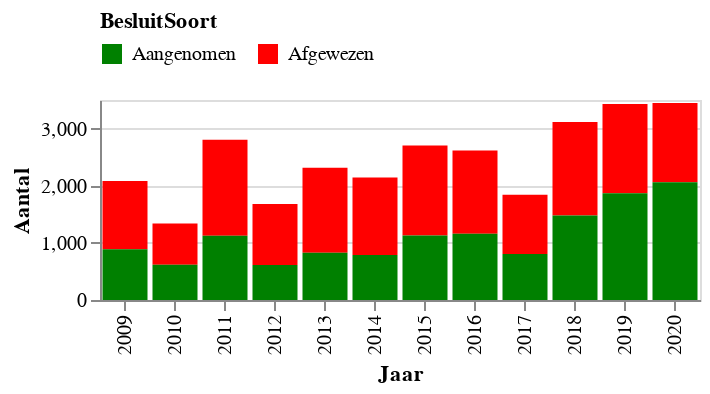

This figure's notebook cell:
### Markdown cell above
## Ontwikkeling van het aantal moties

### Code cell
# hide_input
data = df.groupby(['Jaar', 'BesluitSoort']).agg(Aantal=('Titel', 'count')).reset_index()
data = data.replace({0: 'Afgewezen', 1: 'Aangenomen'})
color_order = {'Afgewezen':1, 'Aangenomen':0}
data["idx"] = data["BesluitSoort"].map(color_order)

alt.Chart(data).mark_bar().encode(
    x=alt.X('Jaar:N'),
    y='Aantal:Q',
    order="idx",
    color=alt.Color('BesluitSoort', scale=alt.Scale(
            domain=['Aangenomen','Afgewezen'],
            range=['green', 'red']),
            legend=alt.Legend(orient="top"))
).properties(width=300, height=100)

### Figure 1 — Vega-Lite specification as saved in the notebook (floating-point values rounded to 4 significant figures)
{"config": {"view": {"continuousWidth": 400, "continuousHeight": 300}}, "data": {"name": "data-b11368e0153ebba6a98ff02f176d61af"}, "mark": "bar", "encoding": {"color": {"type": "nominal", "field": "BesluitSoort", "legend": {"orient": "top"}, "scale": {"domain": ["Aangenomen", "Afgewezen"], "range": ["green", "red"]}}, "order": {"type": "quantitative", "field": "idx"}, "x": {"type": "nominal", "field": "Jaar"}, "y": {"type": "quantitative", "field": "Aantal"}}, "height": 100, "width": 300, "$schema": "https://vega.github.io/schema/vega-lite/v4.8.1.json", "datasets": {"data-b11368e0153ebba6a98ff02f176d61af": [{"Jaar": 2009, "BesluitSoort": "Afgewezen", "Aantal": 1194, "idx": 1}, {"Jaar": 2009, "BesluitSoort": "Aangenomen", "Aantal": 887, "idx": 0}, {"Jaar": 2010, "BesluitSoort": "Afgewezen", "Aantal": 724, "idx": 1}, {"Jaar": 2010, "BesluitSoort": "Aangenomen", "Aantal": 616, "idx": 0}, {"Jaar": 2011, "BesluitSoort": "Afgewezen", "Aantal": 1680, "idx": 1}, {"Jaar": 2011, "BesluitSoort": "Aangenomen", "Aantal": 1125, "idx": 0}, {"Jaar": 2012, "BesluitSoort": "Afgewezen", "Aantal": 1067, "idx": 1}, {"Jaar": 2012, "BesluitSoort": "Aangenomen", "Aantal": 611, "idx": 0}, {"Jaar": 2013, "BesluitSoort": "Afgewezen", "Aantal": 1484, "idx": 1}, {"Jaar": 2013, "BesluitSoort": "Aangenomen", "Aantal": 829, "idx": 0}, {"Jaar": 2014, "BesluitSoort": "Afgewezen", "Aantal": 1356, "idx": 1}, {"Jaar": 2014, "BesluitSoort": "Aangenomen", "Aantal": 788, "idx": 0}, {"Jaar": 2015, "BesluitSoort": "Afgewezen", "Aantal": 1575, "idx": 1}, {"Jaar": 2015, "BesluitSoort": "Aangenomen", "Aantal": 1128, "idx": 0}, {"Jaar": 2016, "BesluitSoort": "Afgewezen", "Aantal": 1455, "idx": 1}, {"Jaar": 2016, "BesluitSoort": "Aangenomen", "Aantal": 1161, "idx": 0}, {"Jaar": 2017, "BesluitSoort": "Afgewezen", "Aantal": 1036, "idx": 1}, {"Jaar": 2017, "BesluitSoort": "Aangenomen", "Aantal": 805, "idx": 0}, {"Jaar": 2018, "BesluitSoort": "Afgewezen", "Aantal": 1638, "idx": 1}, {"Jaar": 2018, "BesluitSoort": "Aangenomen", "Aantal": 1477, "idx": 0}, {"Jaar": 2019, "BesluitSoort": "Afgewezen", "Aantal": 1564, "idx": 1}, {"Jaar": 2019, "BesluitSoort": "Aangenomen", "Aantal": 1867, "idx": 0}, {"Jaar": 2020, "BesluitSoort": "Afgewezen", "Aantal": 1388, "idx": 1}, {"Jaar": 2020, "BesluitSoort": "Aangenomen", "Aantal": 2059, "idx": 0}]}}
